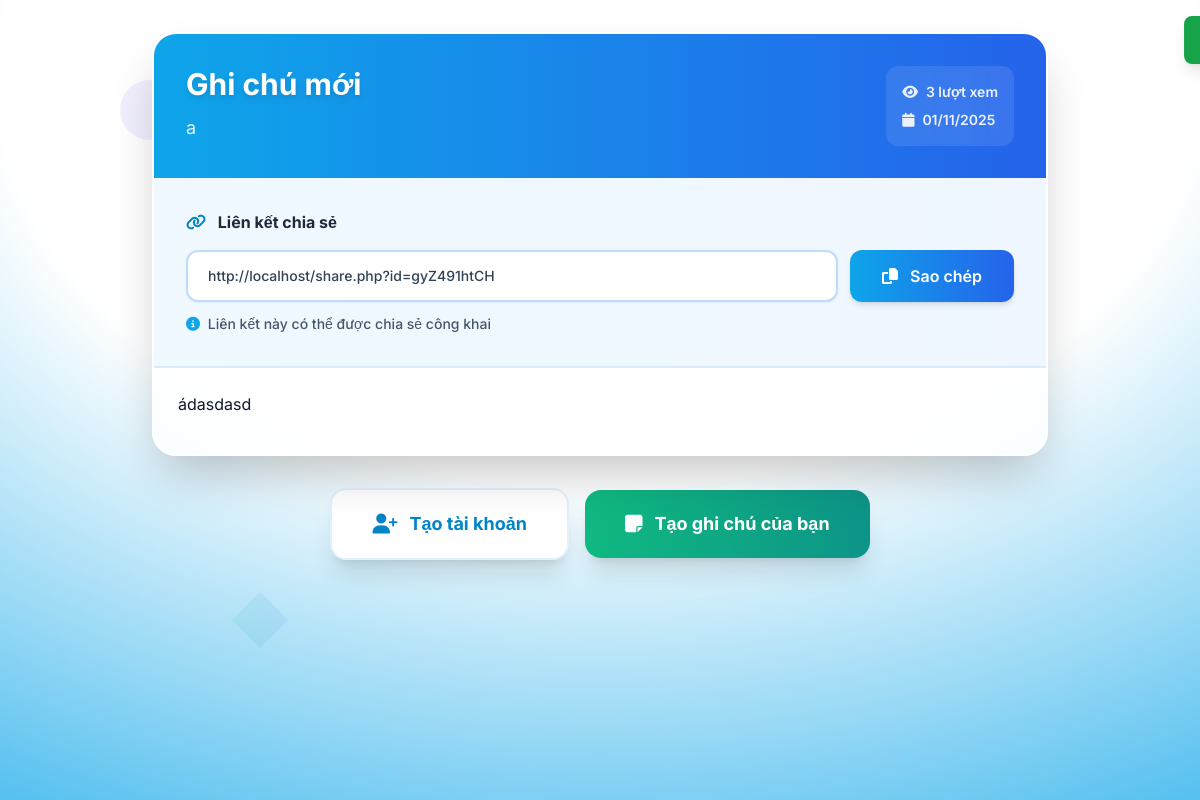
The page /share.php?id=gyZ491htCH on the database its author committed.
### tables this page shows
CREATE TABLE `notes` (
  `id` int(11) NOT NULL,
  `user_id` int(11) NOT NULL,
  `title` varchar(255) DEFAULT NULL,
  `content` longtext NOT NULL,
  `type` enum('note','folder') DEFAULT 'note',
  `parent_id` int(11) DEFAULT NULL,
  `expanded` tinyint(1) DEFAULT 1,
  `views` int(11) DEFAULT 0,
  `created_at` timestamp NULL DEFAULT current_timestamp(),
  `updated_at` timestamp NULL DEFAULT current_timestamp() ON UPDATE current_timestamp()
);

CREATE TABLE `shares` (
  `id` varchar(10) NOT NULL,
  `note_id` int(11) NOT NULL,
  `user_id` int(11) NOT NULL,
  `description` text DEFAULT NULL,
  `views` int(11) DEFAULT 0,
  `created_at` timestamp NULL DEFAULT current_timestamp()
);

### share.php (the view, shortened to what this page needs)
<?php
$shareId = $_GET['id'] ?? null;
$cookieName = 'viewed_share_' . $shareId;
try {
    $conn = getDB();
    $shareInfo = null;
    if (!isset($_COOKIE[$cookieName])) {
        $stmt = $conn->prepare("SELECT note_id, description, views, created_at FROM shares WHERE id = ?");
        $stmt->execute([$shareId]);
        $shareInfo = $stmt->fetch();
        $shareInfo['views']++;
    } else {
        $stmt = $conn->prepare("SELECT note_id, description, views, created_at FROM shares WHERE id = ?");
        $stmt->execute([$shareId]);
        $shareInfo = $stmt->fetch();
    }
    $stmt = $conn->prepare("SELECT title, content, created_at FROM notes WHERE id = ?");
    $stmt->execute([$shareInfo['note_id']]);
    $note = $stmt->fetch();
} catch (Exception $e) {
    header('Location: expired.html');
    exit;
}
?>
<!DOCTYPE html>
<html lang="vi">
<head>
    <script src="https://cdn.tailwindcss.com"></script>
    <link rel="stylesheet" href="https://cdnjs.cloudflare.com/ajax/libs/font-awesome/6.4.0/css/all.min.css">
    <link rel="stylesheet" href="src/theme.css">
</head>
<body class="min-h-screen">
    <div class="min-h-screen w-full relative">
        <div
            class="absolute inset-0 z-0"
            style="background: radial-gradient(125% 125% at 50% 10%, #ffffff 40%, #0ea5e9 100%);"
        ></div>
        <div class="floating-shapes">
            <div class="shape shape-1"></div>
            <div class="shape shape-2"></div>
            <div class="shape shape-3"></div>
        </div>
        <div class="relative z-10 min-h-screen py-8 px-4">
            <div class="max-w-4xl mx-auto">
                <div class="glass-effect rounded-3xl shadow-2xl overflow-hidden mb-8 border-2 border-white">
                    <div class="bg-gradient-to-r from-sky-500 to-blue-600 p-8 text-white">
                        <div class="flex items-start justify-between flex-wrap gap-4">
                            <div class="flex-1 min-w-0">
                                <h2 class="text-3xl font-bold mb-3 drop-shadow-md"><?= htmlspecialchars($note['title']) ?></h2>
                                <?php if (!empty($shareInfo['description'])): ?>
                                    <p class="text-white/90 text-lg"><?= htmlspecialchars($shareInfo['description']) ?></p>
                                <?php endif; ?>
                            </div>
                            <div class="text-right text-sm text-white/90 bg-white/10 backdrop-blur-sm rounded-xl p-4">
                                <div class="flex items-center mb-2">
                                    <i class="fas fa-eye mr-2"></i>
                                    <span class="font-semibold"><?= number_format($shareInfo['views'] + 1) ?> lượt xem</span>
                                </div>
                                <div class="flex items-center">
                                    <i class="fas fa-calendar mr-2"></i>
                                    <span class="font-semibold"><?= date('d/m/Y', strtotime($note['created_at'])) ?></span>
                                </div>
                            </div>
                        </div>
                    </div>
                    <div class="p-8 bg-gradient-to-r from-sky-50 to-blue-50 border-b-2 border-blue-100">
                        <label class="block text-base font-bold text-slate-800 mb-4">
                            <i class="fas fa-link mr-2 text-sky-600"></i>
                            Liên kết chia sẻ
                        </label>
                        <div class="flex gap-3">
                            <input
                                type="text"
                                id="shareUrl"
                                value="<?= htmlspecialchars($_SERVER['REQUEST_SCHEME'] . '://' . $_SERVER['HTTP_HOST'] . $_SERVER['REQUEST_URI']) ?>"
                                class="flex-1 px-5 py-3.5 border-2 border-blue-200 rounded-xl bg-white focus:ring-2 focus:ring-sky-200 focus:border-sky-500 text-sm font-medium text-slate-700 shadow-sm"
                                readonly
                            >
                            <button
                                onclick="copyLink()"
                                id="copyBtn"
                                class="px-8 py-3.5 bg-gradient-to-r from-sky-500 to-blue-600 text-white rounded-xl hover:from-sky-600 hover:to-blue-700 transition-all duration-200 font-semibold shadow-md hover:shadow-lg hover:scale-105"
                            >
                                <i class="fas fa-copy mr-2"></i>
                                Sao chép
                            </button>
                        </div>
                        <p class="text-sm text-slate-600 mt-3 font-medium">
                            <i class="fas fa-info-circle mr-1 text-sky-500"></i>
                            Liên kết này có thể được chia sẻ công khai
                        </p>
                    </div>
                    <div class="content-area p-6">
                        <?php if (empty($note['content']) || trim(strip_tags($note['content'])) === ''): ?>
                            <div class="text-center py-12 text-gray-500">
                                <i class="fas fa-file-text text-4xl mb-4 opacity-50"></i>
                                <p class="text-lg">Ghi chú này chưa có nội dung.</p>
                            </div>
                        <?php else: ?>
                            <div class="prose prose-lg max-w-none">
                                <?= $note['content'] ?>
                            </div>
                        <?php endif; ?>
                    </div>
                </div>
                <div class="text-center space-y-6">
                    <div class="flex flex-col sm:flex-row gap-4 justify-center items-center">
                        <a
                            href="login.php?mode=register"
                            class="btn-hover inline-flex items-center space-x-3 px-10 py-5 bg-white text-sky-600 rounded-2xl shadow-xl font-bold hover:shadow-2xl border-2 border-sky-100 hover:border-sky-200 text-lg"
                        >
                            <i class="fas fa-user-plus text-xl"></i>
                            <span>Tạo tài khoản</span>
                        </a>
                        <a
                            href="login.php"
                            class="btn-hover inline-flex items-center space-x-3 px-10 py-5 bg-gradient-to-r from-emerald-500 to-teal-600 text-white rounded-2xl shadow-xl font-bold hover:from-emerald-600 hover:to-teal-700 text-lg"
                        >
                            <i class="fas fa-sticky-note text-xl"></i>
                            <span>Tạo ghi chú của bạn</span>
                        </a>
                    </div>
                </div>
            </div>
        </div>
    </div>
    <div id="toast" class="fixed top-4 right-4 bg-green-600 text-white px-6 py-3 rounded-lg shadow-lg transform translate-x-full transition-transform duration-300 z-50">
    </div>
</body>
</html>

### src/theme.css (style rules this page uses)
:root { --primary-50: #f0f9ff; --primary-100: #e0f2fe; --primary-200: #bae6fd; --primary-300: #7dd3fc; --primary-400: #38bdf8; --primary-500: #0ea5e9; --primary-600: #0284c7; --primary-700: #0369a1; --primary-800: #075985; --primary-900: #0c4a6e; --neutral-50: #f8fafc; --neutral-100: #f1f5f9; --neutral-200: #e2e8f0; --neutral-300: #cbd5e1; --neutral-400: #94a3b8; --neutral-500: #64748b; --neutral-600: #475569; --neutral-700: #334155; --neutral-800: #1e293b; --neutral-900: #0f172a; --success-50: #f0fdf4; --success-100: #dcfce7; --success-500: #22c55e; --success-600: #16a34a; --success-700: #15803d; --warning-50: #fffbeb; --warning-100: #fef3c7; --warning-500: #f59e0b; --warning-600: #d97706; --warning-700: #b45309; --danger-50: #fef2f2; --danger-100: #fee2e2; --danger-500: #ef4444; --danger-600: #dc2626; --danger-700: #b91c1c; --bg-primary: #ffffff; --bg-secondary: #f8fafc; --bg-tertiary: #f1f5f9; --text-primary: #0f172a; --text-secondary: #475569; --text-tertiary: #94a3b8; --border-light: #e2e8f0; --border-medium: #cbd5e1; --border-dark: #94a3b8; --shadow-sm: 0 1px 2px 0 rgba(0, 0, 0, 0.05); --shadow-md: 0 4px 6px -1px rgba(0, 0, 0, 0.1), 0 2px 4px -1px rgba(0, 0, 0, 0.06); --shadow-lg: 0 10px 15px -3px rgba(0, 0, 0, 0.1), 0 4px 6px -2px rgba(0, 0, 0, 0.05); --shadow-xl: 0 20px 25px -5px rgba(0, 0, 0, 0.1), 0 10px 10px -5px rgba(0, 0, 0, 0.04); --radius-sm: 0.375rem; --radius-md: 0.5rem; --radius-lg: 0.75rem; --radius-xl: 1rem; --radius-2xl: 1.5rem; --space-xs: 0.25rem; --space-sm: 0.5rem; --space-md: 1rem; --space-lg: 1.5rem; --space-xl: 2rem; --space-2xl: 3rem; --transition-fast: 150ms cubic-bezier(0.4, 0, 0.2, 1); --transition-base: 200ms cubic-bezier(0.4, 0, 0.2, 1); --transition-slow: 300ms cubic-bezier(0.4, 0, 0.2, 1); }
* { margin: 0; padding: 0; box-sizing: border-box; }
body { font-family: 'Inter', -apple-system, BlinkMacSystemFont, 'Segoe UI', sans-serif; background-color: var(--bg-primary); color: var(--text-primary); line-height: 1.6; -webkit-font-smoothing: antialiased; -moz-osx-font-smoothing: grayscale; transition: background-color 0.3s ease, color 0.3s ease; }
.shadow-sm { box-shadow: var(--shadow-sm); }
.shadow-md { box-shadow: var(--shadow-md); }
.shadow-lg { box-shadow: var(--shadow-lg); }
.shadow-xl { box-shadow: var(--shadow-xl); }
.rounded-lg { border-radius: var(--radius-lg); }
.rounded-xl { border-radius: var(--radius-xl); }
.rounded-2xl { border-radius: var(--radius-2xl); }

### share.php (style rules this page uses)
body { font-family: 'Inter', sans-serif; }
.glass-effect { backdrop-filter: blur(16px) saturate(180%); background-color: rgba(255, 255, 255, 0.85); border: 1px solid rgba(255, 255, 255, 0.2); }
.content-area { max-height: 600px; overflow-y: auto; }
.content-area p { margin-bottom: 12px; line-height: 1.6; }
.btn-hover { transition: all 0.3s cubic-bezier(0.4, 0, 0.2, 1); }
.floating-shapes { position: absolute; top: 0; left: 0; width: 100%; height: 100%; overflow: hidden; pointer-events: none; }
.shape { position: absolute; opacity: 0.1; }
.shape-1 { top: 10%; left: 10%; width: 60px; height: 60px; background: linear-gradient(45deg, #6366f1, #8b5cf6); border-radius: 50%; animation: float 8s ease-in-out infinite; }
.shape-2 { top: 20%; right: 15%; width: 80px; height: 80px; background: linear-gradient(45deg, #f59e0b, #ef4444); border-radius: 20px; animation: float 10s ease-in-out infinite reverse; }
.shape-3 { bottom: 20%; left: 20%; width: 40px; height: 40px; background: linear-gradient(45deg, #10b981, #3b82f6); transform: rotate(45deg); animation: float 7s ease-in-out infinite; }

### rows shown on the page
notes: title "Ghi chú mới", created_at "01/11/2025", content "ádasdasd"
shares: description "a"

### other values the page prints
$shareInfo['views'] + 1 "3"
